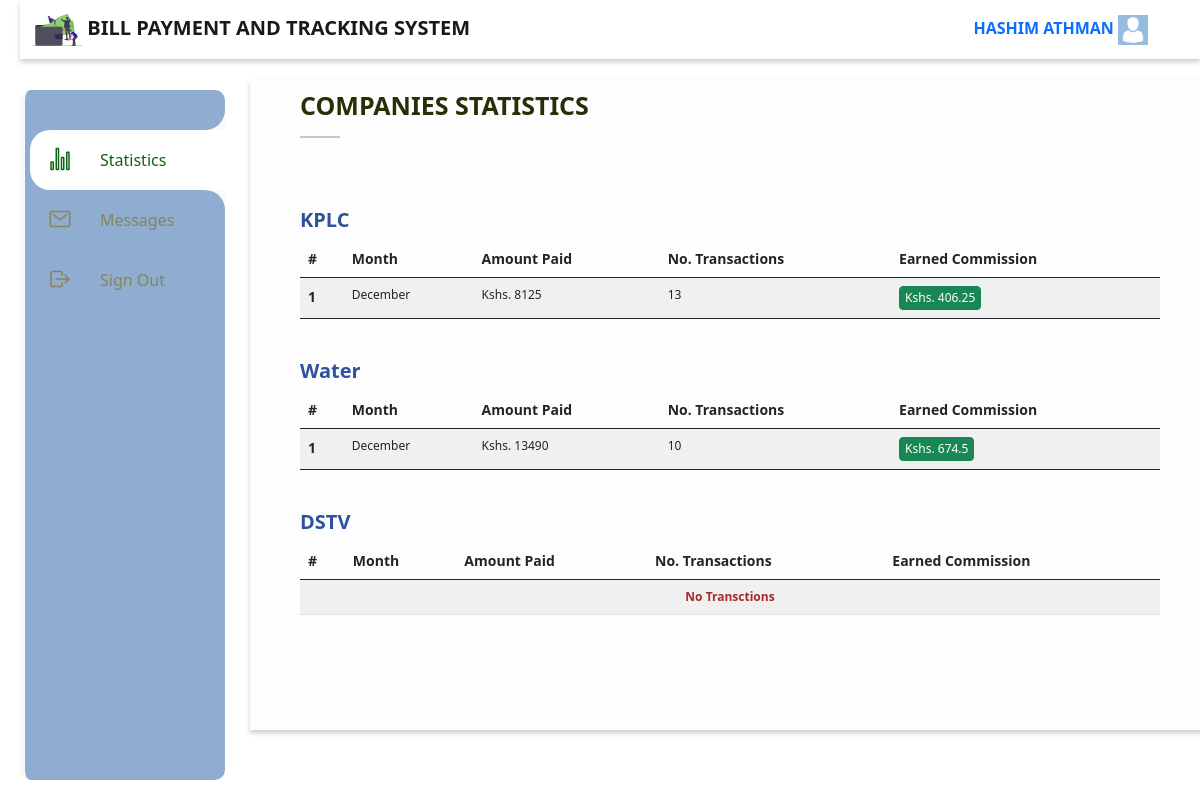
Page /accounts/admin_index (signed in) on the committed database.
### accounts/models.py (models this page shows, shortened)
class User(AbstractBaseUser, PermissionsMixin):
	email 			= models.EmailField(_("email address"), unique=True)
	first_name 		= models.CharField(max_length=100, null=True)
	last_name 		= models.CharField(max_length=100, null=True)
	start_date 		= models.DateTimeField(default=timezone.now)
	is_active 		= models.BooleanField(default=True)
	is_staff 		= models.BooleanField(default=False)
	avatar			= models.ImageField(blank=True, null=True)
	phone_number 	= models.BigIntegerField(blank=True, null=True)
	objects 	= CustomAccountManager()
	USERNAME_FIELD = "email"

### main/models.py (models this page shows, shortened)
class Subscription(models.Model):
	name 	= models.CharField(max_length=50)
	pic 	= models.ImageField(upload_to="./subscriptions")

### accounts/views.py (the view)
# urls.py: path('admin_index', admin_index, name="admin_index"),
@login_required
def admin_index(request):
	template_name = "./admin_index.html"
	subscriptions = subscription_total()
	if request.user.is_superuser:
		context = {
			"nbar": "stats",
			"subscriptions": subscriptions,
		}
		return render(request, template_name, context)
	else:
		redirect("main:index")

### accounts/views.py (called while the page is built)
def subscription_total():
	months = ["January", "February", "March", "April", "May", "June", "July", "August", "September", "October", "November", "December"]
	subscriptions = []
	for subscription in Subscription.objects.all():
		subscriptions.append({"name": subscription.name, "months":[], "transactions":0})
		mpesa = MpesaPayment.objects.filter(my_subscription__subscription=subscription)
		months_total = mpesa.filter(created_at__year='2021').values_list('created_at__month').annotate(total_item=Sum('amount'), total_count=Count('id'))
		for idx, month in enumerate(months_total):
			subscriptions[-1]["months"].append({
				"month":months[month[0]-1],
				"amount":month[1],
				"transactions":month[2],
				"no":idx+1,
				"revenue": float(month[1]) * 0.05,
			})
	return subscriptions

### accounts/templates/admin_index.html
{% extends "admin_base.html"%}
{% load static %}
{% block custom_css %}
	<link rel="stylesheet" type="text/css" href="{% static 'css/profile.css' %}">
{% endblock %}
{% block content %}
	<div class="" style="margin-bottom: 30px">
		<h3 style="font-size: 25px; color: #272f07">COMPANIES STATISTICS</h3>
		<hr style="width: 40px; height: 2px">
	</div>
	<div class="profile-main">
		<div class="info-section">
			<div class="table">
				{% for subscription in subscriptions %}
					<div class="third-row">
						<h3>{{subscription.name}}</h3>
						<table class="table table-striped">
						  <thead>
						    <tr>
						    	<th scope="col">#</th>
						      <th scope="col">Month</th>
						      <th scope="col">Amount Paid</th>
						      <th scope="col">No. Transactions</th>
						      <th scope="col">Earned Commission</th>
						    </tr>
						  </thead>
						  <tbody>
							{% if subscription.months %}
							  	{% for month in subscription.months %}
							    <tr>
							      <th scope="row">{{month.no}}</th>
							      <td>{{month.month}}</td>
							      <td>Kshs. {{month.amount}}</td>
							      <td>{{month.transactions}}</td>
							      <td>
									<button class="btn btn-success">Kshs. {{month.revenue}}</button>
									</td>
							    </tr>
							    {% endfor %}
							{% else %}
								<tr>
									<td colspan="7">
										<div align="center" style="color: brown; font-weight: bold;">
											No Transctions
										</div>
									</td>
								</tr>
							{% endif %}
						  </tbody>
						</table>
					</div>
					{% endfor %}
			</div>
		</div>
	</div>
{% endblock %}

### accounts/templates/admin_base.html (shortened to what this page needs)
<!DOCTYPE html>
{% load static %}
<html lang="en">
<head>
	<link href="https://cdn.jsdelivr.net/npm/bootstrap@5.0.2/dist/css/bootstrap.min.css" rel="stylesheet">
	<link rel="stylesheet" href="https://cdnjs.cloudflare.com/ajax/libs/font-awesome/4.7.0/css/font-awesome.min.css">
	<link rel="stylesheet" href="https://cdnjs.cloudflare.com/ajax/libs/bxslider/4.2.15/jquery.bxslider.min.css">
	<link rel="stylesheet" href="https://cdn.jsdelivr.net/npm/responsive-tabs@1.6.3/css/responsive-tabs.css">
	<link rel="stylesheet" href="https://cdnjs.cloudflare.com/ajax/libs/animate.css/3.7.2/animate.min.css">
	<link rel="stylesheet" href="{% static 'css/owl.carousel.min.css' %}">
    <link rel="stylesheet" href="{% static 'css/owl.theme.default.min.css' %}">
	<link rel="stylesheet" type="text/css" href="{% static 'css/base.css' %}">
	{% block custom_css%}
	{% endblock %}
</head>
<body>
	<div class="container-fluid">
		<nav class="navbar navbar-light fixed-top" style="background: #ffffff">
		  <div class="container-fluid">
		    <a class="navbar-brand" href="#">
		      <img src="{% static 'images/reg.svg' %}" alt="" width="50" class="d-inline-block align-text-top">
		      BILL PAYMENT AND TRACKING SYSTEM
		    </a>
		    <a href="{% url 'main:profile'%}" style="text-transform: uppercase; text-decoration: none; margin-right: 40px">{{request.user.first_name}} {{request.user.last_name}} <span><img src="{% static 'images/avatar.png'%}" width="30"></span></a>
		  </div>
		</nav>
	</div>
	<div class="navigation">
		<ul>
			<li class="list {% if nbar == 'stats' %}active{% endif %}">
				<b></b>
				<b></b>
				<a href="{% url 'accounts:admin_index'%}">
					<span class="icon">
						<ion-icon name="stats-chart-outline"></ion-icon>
					</span>
					<span class="title">Statistics</span>
				</a>
			</li>
			<li class="list {% if nbar == 'messages' %}active{% endif %}">
				<a href="{% url 'accounts:admin_messages'%}">
					<span class="icon">
						<ion-icon name="mail-outline"></ion-icon>
					</span>
					<span class="title">Messages</span>
				</a>
			</li>
			<li class="list">
				<a href="{% url 'accounts:logout'%}">
					<span class="icon">
						<ion-icon name="log-out-outline"></ion-icon>
					</span>
					<span class="title">Sign Out</span>
				</a>
			</li>
		</ul>
	</div>
	<div class="container home-main">
		{% block content %}
		{% endblock %}
	</div>
</body>
</html>

### static/css/base.css (style rules this page uses)
* { margin: 0; padding: 0; box-sizing: border-box; }
body { min-height: 100vh; background: #ffffff; }
a { text-decoration: none; }
.navbar { margin-left: 20px !important; box-shadow: 0 3px 5px rgb(0 0 0 / 0.2); }
.navbar a { font-weight: bold; }
.navigation { position: fixed; top: 90px; left: 20px; bottom: 20px; width: 200px; border-radius: 10px; box-sizing: initial; border-left: 5px solid #f8f9fa; background: #8eadd0; transition: width 0.5s; overflow-x: hidden; }
.container { padding: 50px 70px; }
.navigation ul { position: absolute; top: 0; left: 0; width: 100%; padding-left: 5px; padding-top: 40px; }
.navigation ul li { position: relative; list-style: none; width: 100%; border-top-left-radius: 20px; border-bottom-left-radius: 20px; }
.navigation ul li.active { background: #ffffff; }
.navigation ul li b:nth-child(1) { position: absolute; top: -20px; height: 20px; width: 100%; background: #fafafa; display: none; }
.navigation ul li b:nth-child(1)::before { content: ""; position: absolute; top: 0; left: 0; width: 100%; height: 100%; border-bottom-right-radius: 20px; background: #8eadd0; }
.navigation ul li b:nth-child(2) { position: absolute; bottom: -20px; height: 20px; width: 100%; background: #fafafa; display: none; }
.navigation ul li b:nth-child(2)::before { content: ""; position: absolute; top: 0; left: 0; width: 100%; height: 100%; border-top-right-radius: 20px; background: #8eadd0; }
.navigation ul li.active b:nth-child(1), .navigation ul li.active b:nth-child(2) { display: block; }
.navigation ul li a { position: relative; display: block; width: 100%; display: flex; text-decoration: none; color: #888459 }
.navigation ul li.active a { color: #0e6416; }
.navigation ul li a .icon { position: relative; display: block; min-width: 60px; height: 60px; line-height: 70px; text-align: center; }
.navigation ul li a .icon ion-icon { font-size: 1.5em; }
.navigation ul li a .title { position: relative; display: block; padding-left: 10px; height: 60px; line-height: 60px; white-space: normal; }
.home-main { background: #fdfdfe; position: relative; top: 80px; margin-left: 250px; width: 80%; padding: 10px 50px; min-height: 650px; box-shadow: 0 3px 5px rgb(0 0 0 / 0.2); }
.home-main h3 { color: #2e519e; font-weight: bold; font-size: 20px; }
.third-row { margin-top: 40px }
th { font-size: 14px !important; }
td { font-size: 12px !important; }
.btn { padding: 2px 5px !important; font-size: 12px; }

### static/css/profile.css (style rules this page uses)
.profile-main { display: flex; }
.info-section { flex: 1; width: 100%; }
.table { margin-right: 50px !important; }

### rows in the picture
User: user.first_name "HASHIM", user.last_name "ATHMAN"
Subscription: name "KPLC"
Subscription: name "Water"
Subscription: name "DSTV"

### other values in the picture
{{ month.no }} "1" "1"
{{ month.month }} "December" "December"
{{ month.amount }} "8125" "13490"
{{ month.transactions }} "13" "10"
{{ month.revenue }} "406.25" "674.5"
